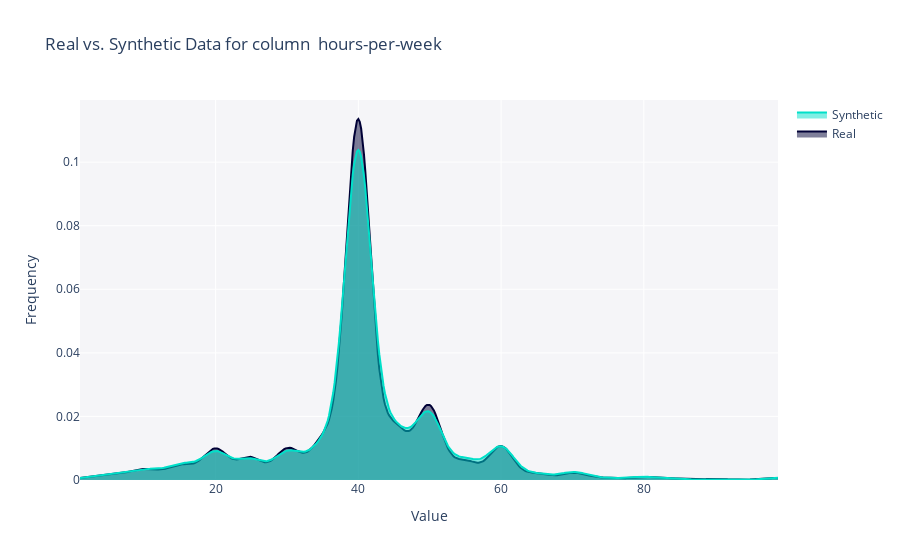

Here is the notebook cell this chart was saved with:
### Markdown cell above
### Perfect Synthesier Data Hold

### Code cell
## perfect synthesizer
fig = get_column_plot(
    real_data=s_data,
    synthetic_data=data_hold,
    column_name=' hours-per-week',
    metadata=metadata1
)
    
fig.show()

### perfect match

### Figure 1 — Plotly figure (JSON) as saved in the notebook; plotly's stock layout.template omitted (floating-point values rounded to 4 significant figures; data arrays with more than 128 entries replaced by an {"elided": "..."} marker saying what was removed)
{"data": [{"fill": "tozeroy", "hovertemplate": "<b>Real</b><br>Value: %{x}<br>Frequency: %{y}<extra></extra>", "legendgroup": "Real", "marker": {"color": "#000036"}, "mode": "lines", "name": "Real", "showlegend": true, "type": "scatter", "x": {"elided": "500 float values"}, "xaxis": "x", "y": {"elided": "500 float values"}, "yaxis": "y"}, {"fill": "tozeroy", "hovertemplate": "<b>Synthetic</b><br>Value: %{x}<br>Frequency: %{y}<extra></extra>", "legendgroup": "Synthetic", "marker": {"color": "#01E0C9"}, "mode": "lines", "name": "Synthetic", "showlegend": true, "type": "scatter", "x": {"elided": "500 float values"}, "xaxis": "x", "y": {"elided": "500 float values"}, "yaxis": "y"}], "layout": {"barmode": "overlay", "hovermode": "closest", "legend": {"traceorder": "reversed"}, "plot_bgcolor": "#F5F5F8", "title": {"text": "Real vs. Synthetic Data for column  hours-per-week"}, "xaxis": {"anchor": "y2", "domain": [0, 1], "title": {"text": "Value"}, "zeroline": false}, "yaxis": {"anchor": "free", "domain": [0, 1], "position": 0, "title": {"text": "Frequency"}}}}
